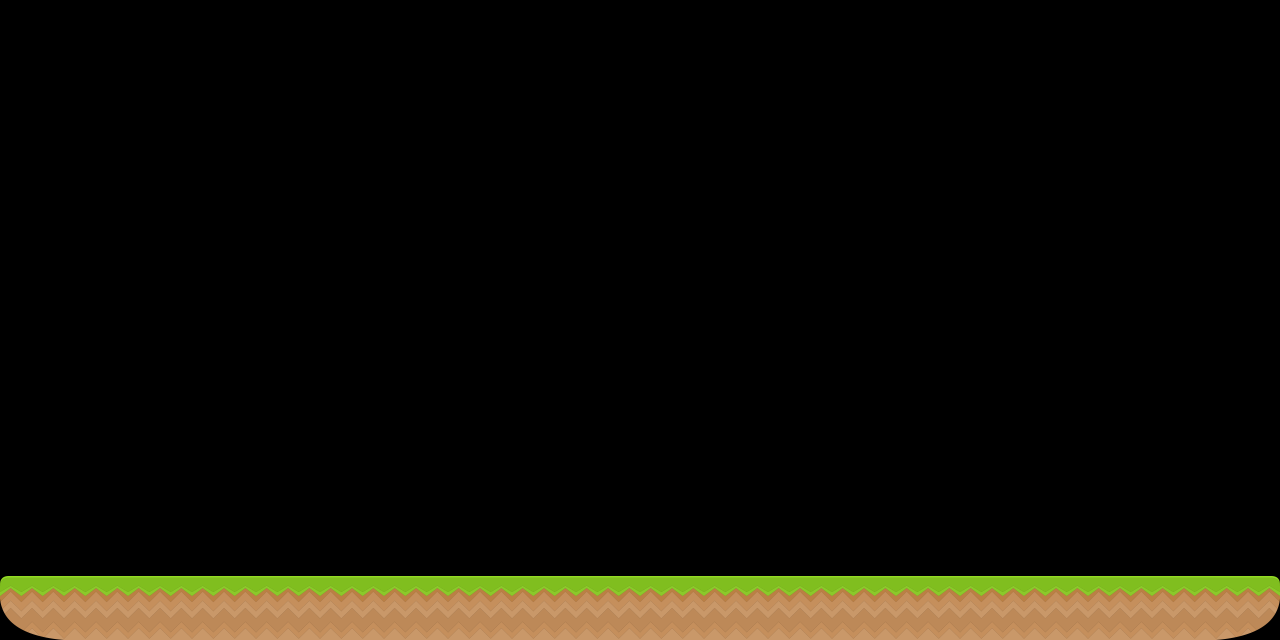

Tiled map render using the project's own tile images. Description and the map definition, with tile-layer contents summarised, below:
An orthogonal 20x10 tile map with 64x64 px tiles, 1 tile layer (terrain) and 2 objects (player).

<map version="1.0" orientation="orthogonal" renderorder="right-down" width="20" height="10" tilewidth="64" tileheight="64" nextobjectid="343">
 <properties>
  <property name="collectable_scale" value="0.15" />
  <property name="texture" value="@res/textures/tiles" />
 </properties>
 <tileset firstgid="1" name="Terrain" tilewidth="64" tileheight="64" tilecount="64" columns="8">
  <image source="../textures/tiled.png" width="512" height="512" />
 </tileset>
 <layer name="terrain" width="20" height="10">
  <properties>
   <property name="texture" value="@res/textures/tiles" />
  </properties>
  <data>[200 cells, 20 non-empty, 3 distinct tile ids]</data>
 </layer>
 <objectgroup name="characters">
  <object id="187" name="player" x="111.517" y="485.55" width="30" height="30">
   <ellipse />
  </object>
 </objectgroup>
 <objectgroup name="collision_static">
  <object id="342" x="0" y="576" width="1280" height="64" />
 </objectgroup>
</map>
